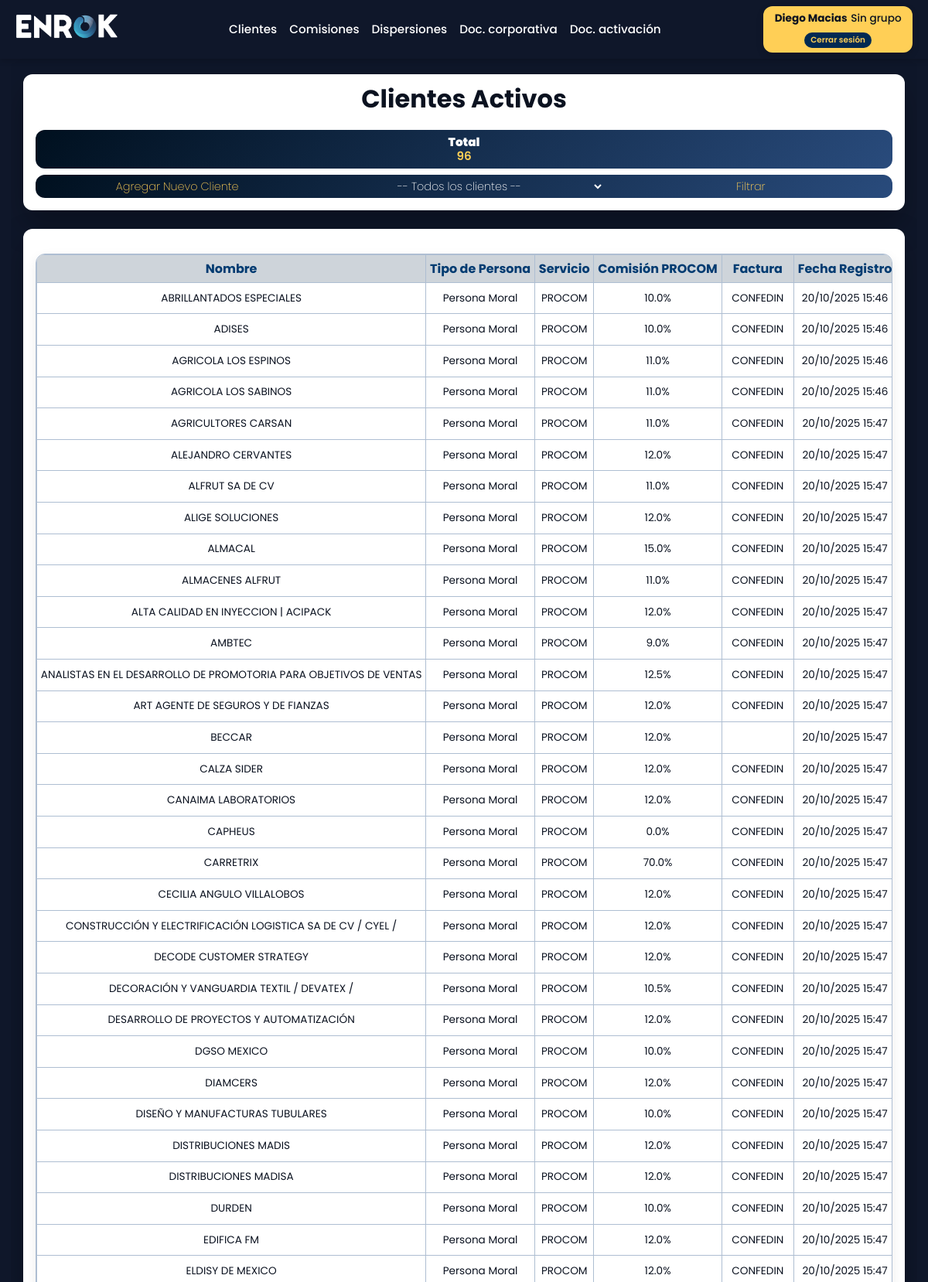
Screenshot of /clientes/listar/ (signed in, upper part) with the database file from the repository.
### clientes/models.py (models this page shows, shortened)
class Cliente(models.Model):
    servicio = models.CharField(max_length=100)
    comision_procom = models.FloatField(blank=True, null=True)
    factura = models.CharField(blank=True, null=True)
    nombre = models.CharField(max_length=150)
    tipo_persona = models.CharField(max_length=50)
    utilidad_enrok = models.FloatField(blank=True, null=True)
    comisionista_1 = models.CharField(max_length=100, blank=True, null=True)
    porcentaje_1 = models.FloatField(blank=True, null=True)
    comisionista_2 = models.CharField(max_length=100, blank=True, null=True)
    porcentaje_2 = models.FloatField(blank=True, null=True)
    comisionista_3 = models.CharField(max_length=100, blank=True, null=True)
    porcentaje_3 = models.FloatField(blank=True, null=True)
    comisionista_4 = models.CharField(max_length=100, blank=True, null=True)
    porcentaje_4 = models.FloatField(blank=True, null=True)
    comisionista_5 = models.CharField(max_length=100, blank=True, null=True)
    porcentaje_5 = models.FloatField(blank=True, null=True)
    comisionista_6 = models.CharField(max_length=100, blank=True, null=True)
    porcentaje_6 = models.FloatField(blank=True, null=True)
    comisionista_7 = models.CharField(max_length=100, blank=True, null=True)
    porcentaje_7 = models.FloatField(blank=True, null=True)
    comisionista_8 = models.CharField(max_length=100, blank=True, null=True)
    porcentaje_8 = models.FloatField(blank=True, null=True)
    comisionista_9 = models.CharField(max_length=100, blank=True, null=True)
    porcentaje_9 = models.FloatField(blank=True, null=True)
    fecha_registro = models.DateTimeField(auto_now_add=True)
    usuario = models.OneToOneField(User, on_delete=models.CASCADE, related_name='cliente_asociado')

### clientes/views.py (the view)
# urls.py: path('listar/', views.listar_clientes, name='clientes_listar'),
@permission_required('clientes.view_cliente', raise_exception=True)
def listar_clientes(request):
    cliente_id = request.GET.get('cliente')
    clientes = Cliente.objects.all().order_by('nombre')
    if cliente_id:
        clientes = clientes.filter(id=cliente_id)
    return render(request, 'clientes/listar.html', {
        'clientes': clientes,
        'cliente_seleccionado': cliente_id
    })

### clientes/templates/clientes/listar.html (shortened to what this page needs)
{% extends 'base_listar.html' %}
{% load static %}
{% block title_filters %}
  <div class="card-top">
    <h1>Clientes Activos</h1>
    <div class="pendiente-box">
      <h2>Total</h2>
      <p class="monto">{{ clientes|length }}</p>
    </div>
    <div class="actions">
      <form method="get">
        <a href="{% url 'clientes_agregar' %}" class="btn" style="border-radius: 12px 0 0 12px;">
          Agregar Nuevo Cliente
        </a>
        <select name="cliente">
          <option value="">-- Todos los clientes --</option>
        </select>
        <button type="submit" class="btn" style="border-radius: 0 12px 12px 0;">Filtrar</button>
      </form>
    </div>
  </div>
{% endblock %}
{% block content %}
  <div class="card">
    <div class="table-container">
      <table>
        <tr>
          <th>Nombre</th>
          <th>Tipo de Persona</th>
          <th>Servicio</th>
          <th>Comisión PROCOM</th>
          <th>Factura</th>
          <th>Fecha Registro</th>
        </tr>
        {% for cliente in clientes %}
        <tr>
          <td>{{ cliente.nombre }}</td>
          <td>{{ cliente.tipo_persona }}</td>
          <td>{{ cliente.servicio }}</td>
          <td>{{ cliente.comision_procom }}%</td>
          <td>{{ cliente.factura }}</td>
          <td>{{ cliente.fecha_registro|date:"d/m/Y H:i" }}</td>
        </tr>
        {% empty %}
        <tr>
          <td colspan="6" style="text-align:center;">No hay clientes registrados.</td>
        </tr>
        {% endfor %}
      </table>
    </div>
  </div>
{% endblock %}

### templates/includes/header.html (shortened to what this page needs)
{% load static %}
<header class="navbar navbar--compact">
  <div class="container">
    <div class="logo-box">
      <a href="{% url 'enrok' %}" class="logo-link">
        <img src="{% static 'img/logo.png' %}" alt="Enrok" class="logo-img">
      </a>
    </div>
    <nav class="nav-links">
      {% if not request.user.groups.all.0.name == 'Cliente' %}
      <a href="{% url 'clientes_listar' %}">Clientes</a>
      <a href="{% url 'comisiones_listar' %}">Comisiones</a>
      <a href="{% url 'dispersiones_listar' %}">Dispersiones</a>
      <a href="{% url 'materialidad_listar' %}">Doc. corporativa</a>
      <a href="{% url 'activacion_listar' %}">Doc. activación</a>
      {% endif %}
    </nav>
    <div class="user-box">
      <div class="user-info">
        <a href="{% url 'usuario' %}">
          <strong>{{ user.get_full_name|default:user.username }}</strong>
        </a>
        <small>{{ user.groups.all.0.name|default:"Sin grupo" }}</small>
      </div>
      <form action="{% url 'logout' %}" method="post" style="display:inline;">
        <button type="submit" class="logout-btn">Cerrar sesión</button>
      </form>
    </div>
  </div>
</header>

### templates/includes/header.html (style rules this page uses)
.navbar.navbar--compact { padding: 0.5rem 1.25rem; }
.navbar.navbar--compact .container { gap: 0.5rem; }
.navbar.navbar--compact .logo-img { height: 32px; }
.navbar.navbar--compact .nav-links { gap: 1rem; }
.navbar.navbar--compact .nav-links a { font-size: .95rem; }
.navbar.navbar--compact .user-box { display: flex; flex-direction: column; align-items: center; justify-content: center; background: #ffcf56; color: #0b1220; gap: 0.25rem; padding: .4rem .9rem; border-radius: 12px; font-weight: 700; box-shadow: 0 4px 10px rgba(0,0,0,.15); font-size: .85rem; text-align: center; }
.user-info { display: flex; flex-wrap: wrap; align-items: center; justify-content: center; gap: .3rem; }
.user-box a { color: #0b1220; text-decoration: none; font-weight: 700; }
.user-box small { font-weight: 500; font-size: .85rem; }
.navbar.navbar--compact .logout-btn { all: unset; margin-top: .2rem; padding: 2px 8px; text-decoration: none; display: inline-block; color: #ffcf56; background: #002952; border: none; font-size: .65rem; font-weight: 600; text-align: center; cursor: pointer; transition: 0.3s; border-radius: 12px; }

### rows the page displays
Cliente: nombre "ABRILLANTADOS ESPECIALES", tipo_persona "Persona Moral", servicio "PROCOM", comision_procom "10.0", factura "CONFEDIN", fecha_registro "20/10/2025 15:46"
Cliente: nombre "ADISES", tipo_persona "Persona Moral", servicio "PROCOM", comision_procom "10.0", factura "CONFEDIN", fecha_registro "20/10/2025 15:46"
Cliente: nombre "AGRICOLA LOS ESPINOS", tipo_persona "Persona Moral", servicio "PROCOM", comision_procom "11.0", factura "CONFEDIN", fecha_registro "20/10/2025 15:46"
Cliente: nombre "AGRICOLA LOS SABINOS", tipo_persona "Persona Moral", servicio "PROCOM", comision_procom "11.0", factura "CONFEDIN", fecha_registro "20/10/2025 15:46"
Cliente: nombre "AGRICULTORES CARSAN", tipo_persona "Persona Moral", servicio "PROCOM", comision_procom "11.0", factura "CONFEDIN", fecha_registro "20/10/2025 15:47"
Cliente: nombre "ALEJANDRO CERVANTES", tipo_persona "Persona Moral", servicio "PROCOM", comision_procom "12.0", factura "CONFEDIN", fecha_registro "20/10/2025 15:47"
Cliente: nombre "ALFRUT SA DE CV", tipo_persona "Persona Moral", servicio "PROCOM", comision_procom "11.0", factura "CONFEDIN", fecha_registro "20/10/2025 15:47"
Cliente: nombre "ALIGE SOLUCIONES", tipo_persona "Persona Moral", servicio "PROCOM", comision_procom "12.0", factura "CONFEDIN", fecha_registro "20/10/2025 15:47"
Cliente: nombre "ALMACAL", tipo_persona "Persona Moral", servicio "PROCOM", comision_procom "15.0", factura "CONFEDIN", fecha_registro "20/10/2025 15:47"
Cliente: nombre "ALMACENES ALFRUT", tipo_persona "Persona Moral", servicio "PROCOM", comision_procom "11.0", factura "CONFEDIN", fecha_registro "20/10/2025 15:47"
Cliente: nombre "ALTA CALIDAD EN INYECCION | ACIPACK", tipo_persona "Persona Moral", servicio "PROCOM", comision_procom "12.0", factura "CONFEDIN", fecha_registro "20/10/2025 15:47"
Cliente: nombre "AMBTEC", tipo_persona "Persona Moral", servicio "PROCOM", comision_procom "9.0", factura "CONFEDIN", fecha_registro "20/10/2025 15:47"
Cliente: nombre "ANALISTAS EN EL DESARROLLO DE PROMOTORIA PARA OBJETIVOS DE VENTAS", tipo_persona "Persona Moral", servicio "PROCOM", comision_procom "12.5", factura "CONFEDIN", fecha_registro "20/10/2025 15:47"
Cliente: nombre "ART AGENTE DE SEGUROS Y DE FIANZAS", tipo_persona "Persona Moral", servicio "PROCOM", comision_procom "12.0", factura "CONFEDIN", fecha_registro "20/10/2025 15:47"
Cliente: nombre "BECCAR", tipo_persona "Persona Moral", servicio "PROCOM", comision_procom "12.0", fecha_registro "20/10/2025 15:47"
Cliente: nombre "CALZA SIDER", tipo_persona "Persona Moral", servicio "PROCOM", comision_procom "12.0", factura "CONFEDIN", fecha_registro "20/10/2025 15:47"
Cliente: nombre "CANAIMA LABORATORIOS", tipo_persona "Persona Moral", servicio "PROCOM", comision_procom "12.0", factura "CONFEDIN", fecha_registro "20/10/2025 15:47"
Cliente: nombre "CAPHEUS", tipo_persona "Persona Moral", servicio "PROCOM", comision_procom "0.0", factura "CONFEDIN", fecha_registro "20/10/2025 15:47"
Cliente: nombre "CARRETRIX", tipo_persona "Persona Moral", servicio "PROCOM", comision_procom "70.0", factura "CONFEDIN", fecha_registro "20/10/2025 15:47"
Cliente: nombre "CECILIA ANGULO VILLALOBOS", tipo_persona "Persona Moral", servicio "PROCOM", comision_procom "12.0", factura "CONFEDIN", fecha_registro "20/10/2025 15:47"
Cliente: nombre "CONSTRUCCIÓN Y ELECTRIFICACIÓN LOGISTICA SA DE CV / CYEL /", tipo_persona "Persona Moral", servicio "PROCOM", comision_procom "12.0", factura "CONFEDIN", fecha_registro "20/10/2025 15:47"
Cliente: nombre "DECODE CUSTOMER STRATEGY", tipo_persona "Persona Moral", servicio "PROCOM", comision_procom "12.0", factura "CONFEDIN", fecha_registro "20/10/2025 15:47"
Cliente: nombre "DECORACIÓN Y VANGUARDIA TEXTIL / DEVATEX /", tipo_persona "Persona Moral", servicio "PROCOM", comision_procom "10.5", factura "CONFEDIN", fecha_registro "20/10/2025 15:47"
Cliente: nombre "DESARROLLO DE PROYECTOS Y AUTOMATIZACIÓN", tipo_persona "Persona Moral", servicio "PROCOM", comision_procom "12.0", factura "CONFEDIN", fecha_registro "20/10/2025 15:47"
Cliente: nombre "DGSO MEXICO", tipo_persona "Persona Moral", servicio "PROCOM", comision_procom "10.0", factura "CONFEDIN", fecha_registro "20/10/2025 15:47"
Cliente: nombre "DIAMCERS", tipo_persona "Persona Moral", servicio "PROCOM", comision_procom "12.0", factura "CONFEDIN", fecha_registro "20/10/2025 15:47"
Cliente: nombre "DISEÑO Y MANUFACTURAS TUBULARES", tipo_persona "Persona Moral", servicio "PROCOM", comision_procom "10.0", factura "CONFEDIN", fecha_registro "20/10/2025 15:47"
Cliente: nombre "DISTRIBUCIONES MADIS", tipo_persona "Persona Moral", servicio "PROCOM", comision_procom "12.0", factura "CONFEDIN", fecha_registro "20/10/2025 15:47"
Cliente: nombre "DISTRIBUCIONES MADISA", tipo_persona "Persona Moral", servicio "PROCOM", comision_procom "12.0", factura "CONFEDIN", fecha_registro "20/10/2025 15:47"
Cliente: nombre "DURDEN", tipo_persona "Persona Moral", servicio "PROCOM", comision_procom "10.0", factura "CONFEDIN", fecha_registro "20/10/2025 15:47"
Cliente: nombre "EDIFICA FM", tipo_persona "Persona Moral", servicio "PROCOM", comision_procom "12.0", factura "CONFEDIN", fecha_registro "20/10/2025 15:47"
Cliente: nombre "ELDISY DE MEXICO", tipo_persona "Persona Moral", servicio "PROCOM", comision_procom "12.0", factura "CONFEDIN", fecha_registro "20/10/2025 15:47"

### other values shown
{{ user.get_full_name|default:user.username }} "Diego Macias"
{{ user.groups.all.0.name|default:"Sin grupo" }} "Sin grupo"
{{ clientes|length }} "96"
